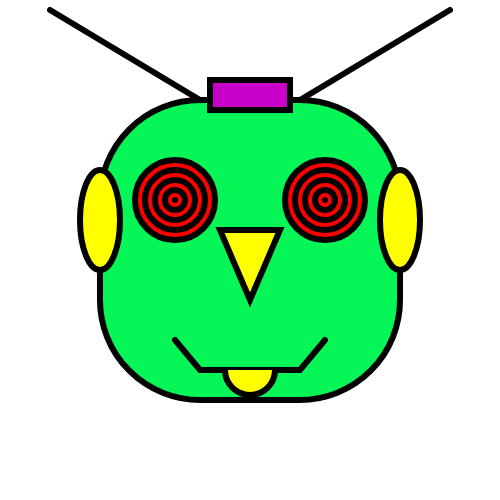
Frame 1 (no input)
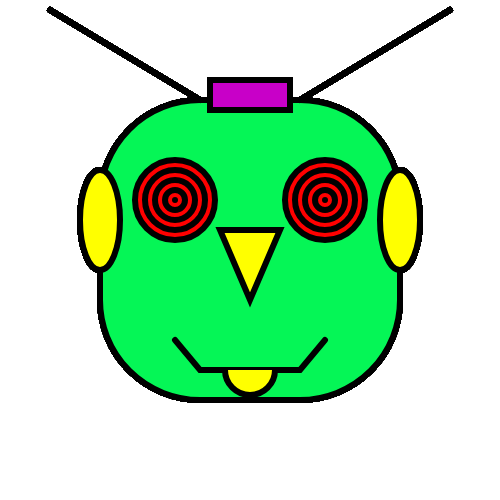
Frame 60 (no input)
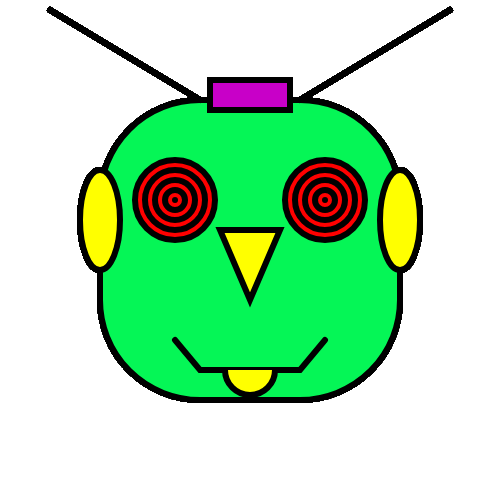
Frame 120 (the mouse pressed at the canvas centre since frame 60)

The p5.js sketch that drew these frames (run headless with seeded random() and noise() and a simulated clock; from frame 60 on, the mouse is pressed at the canvas centre):

// p5.js sketch
// ── sketch.js
const PI = 3.1415;
const PI2 = PI;
function setup()
{
	//create a canvas for the robot
	createCanvas(500, 500);
}

function draw()
{
	strokeWeight(6);

	//robots head
	fill(5,246,86);
	rect(100, 100, 300, 300, 100);


	//robots antenna
	//fill(250, 250, 0);
	//ellipse(250, 70, 60, 60);
	line(200,100,50,10)
	line(300,100,450,10)

	fill(200, 0, 200);
	rect(210, 80, 80, 30);

	//robots eyes
	fill(255,0,0);
	ellipse(175, 200, 80, 80);
	ellipse(175, 200, 60, 60);
	ellipse(175, 200, 40, 40);
	ellipse(175, 200, 20, 20);

	point(175, 200);
	ellipse(325, 200, 80, 80);
	ellipse(325, 200, 60, 60);
	ellipse(325, 200, 40, 40);
	ellipse(325, 200, 20, 20);
	point(325, 200);


	//robots nose
	fill(255, 255, 0);
	//triangle(250, 220, 200, 300, 300, 300);
	triangle(280, 230, 220, 230, 250, 300);

	//robots ears
	//rect(80, 180, 30, 100);
	//rect(390, 180, 30, 100);
	ellipse(100, 220, 40, 100);
	ellipse(400, 220, 40, 100);

	//robots mouth
	noFill();
	
	beginShape();
	vertex(175, 340);
	vertex(200, 370);
	//vertex(225, 340);
	//vertex(250, 370);
	//vertex(275, 340);
	vertex(300, 370);
	vertex(325, 340);
	endShape();
	fill(255, 255, 0)
    //arc / half ricle (x pos, y pos, 
    //                  width, heigh, 
    //                  fill from right, fill from left)
	arc(250, 370, 50, 50, TWO_PI, PI);
}
